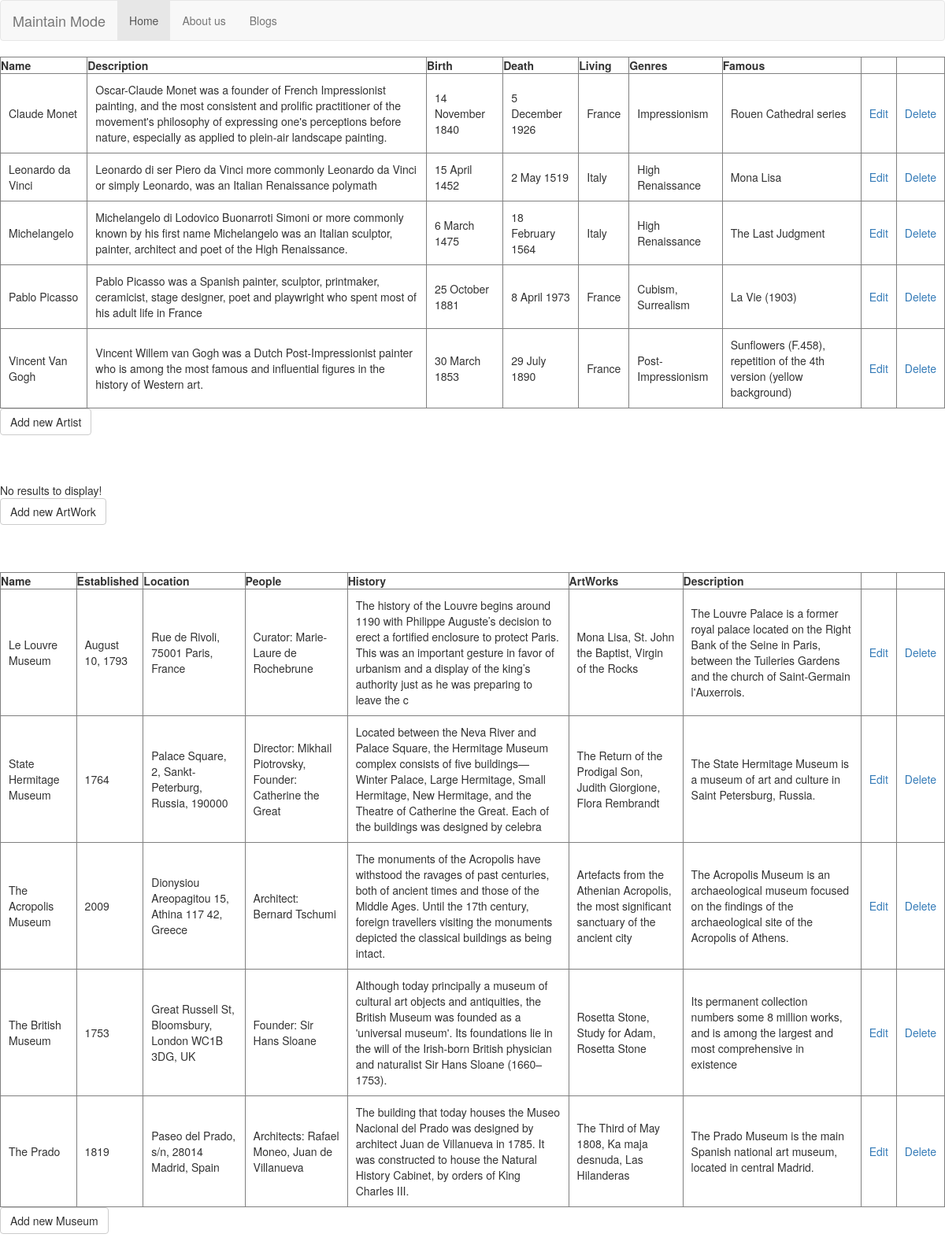
Page /a2_Iter2/php/maintain.php on the committed database.
### tables this page shows
CREATE TABLE Artists (
    Name varchar(255),
    Description varchar(255),
    Birth varchar(255),
    Death varchar(255),
    Living varchar(255),
    Genres varchar(255),
    Famous varchar(255),
    ImageID int,
    PRIMARY KEY (Name),
    FOREIGN KEY (ImageID) REFERENCES Images(ImageID) 
);

CREATE TABLE Museums (
    Name varchar(255),
    Established varchar(255),
    Location varchar(255),
    People varchar(255),
    History varchar(255),
    ArtWorks varchar(255),
    Description varchar(255),
    ImageID int,
    PRIMARY KEY (Name),
    FOREIGN KEY (ImageID) REFERENCES Images(ImageID) 
);

### a2_Iter2/php/view_artists.php (the view, shortened to what this page needs)
<?php
include('../DbConnect.php');
if ($result = $conn->query("SELECT * FROM Artists"))
{
if ($result->num_rows > 0)
{
echo "<table border='1' cellpadding='10'>";
echo "<tr><th>Name</th><th>Description</th><th>Birth</th><th>Death</th><th>Living</th><th>Genres</th><th>Famous</th><th></th><th></th></tr>";
while ($row = $result->fetch_object())
{
echo "<tr>";
echo "<td>" . $row->Name . "</td>";
echo "<td>" . $row->Description . "</td>";
echo "<td>" . $row->Birth . "</td>";
echo "<td>" . $row->Death . "</td>";
echo "<td>" . $row->Living . "</td>";
echo "<td>" . $row->Genres . "</td>";
echo "<td>" . $row->Famous . "</td>";
echo "<td><a href='modify_artist.php?Name=" . $row->Name . "'>Edit</a></td>";
echo "<td><a href='remove_artist.php?Name=" . $row->Name . "'>Delete</a></td>";
echo "</tr>";
}
echo "</table>";
}
else
{
echo "No results to display!";
}
}
else
{
echo "Error: " . $conn->error;
}
?>

### a2_Iter2/php/maintain.php
<!DOCTYPE html>
<html>
<head>
<?php
include('../pages/headers/header_main.php');
?>
<link rel="stylesheet" href="../css/style.css">
</head>
<body>
    <nav class="navbar navbar-default">
        <div class="container-fluid">
            <div class="navbar-header">
                <a class="navbar-brand" href="../index.php">Maintain Mode</a>
            </div>
            <ul class="nav navbar-nav">
                <li class="active"><a href="../index.php">Home</a></li>
                <li><a href="../pages/about.php">About us</a></li>
                <li><a href="../pages/blogs.php">Blogs</a></li>
            </ul>
        </div>
    </nav>
    <?php
    include('view_artists.php');
    echo "<form action='modify_artist.php'><input type='submit' class='btn btn-default' value='Add new Artist' /></form>";
    echo "<br><br><br>";
    include('view_artwork.php');
    echo "<form action='modify_artworks.php'><input type='submit' class='btn btn-default' value='Add new ArtWork' /></form>";
    echo "<br><br><br>";
    include('view_museums.php');
    echo "<form action='modify_museums.php'><input type='submit' class='btn btn-default' value='Add new Museum' /></form>";
    echo "<br><br><br>";
    ?>
</body>
</html>

### a2_Iter2/pages/headers/header_main.php (shortened to what this page needs)
<head>
    <link rel="stylesheet" href="https://code.jquery.com/ui/1.12.1/themes/base/jquery-ui.css">
    <link rel="stylesheet" href="https://jqueryui.com/resources/demos/style.css">
    <link rel="stylesheet" href="https://maxcdn.bootstrapcdn.com/bootstrap/3.3.7/css/bootstrap.min.css">
    <link rel="stylesheet" href="css/style.css">
    <link rel="stylesheet" href="css/profile.css">
</head>

### a2_Iter2/php/view_artwork.php (shortened to what this page needs)
<?php
include('../DbConnect.php');
if ($result = $conn->query("SELECT * FROM ArtWork"))
{
if ($result->num_rows > 0)
{
echo "<table border='1' cellpadding='10'>";
echo "<tr><th>Name</th><th>Description</th><th>Type</th><th>Dimensions</th><th>Location</th><th>Artist</th><th>Price</th><th>Genre</th><th>DateCreated</th><th></th><th></th></tr>";
while ($row = $result->fetch_object())
{
echo "<tr>";
echo "<td>" . $row->Name . "</td>";
echo "<td>" . $row->Description . "</td>";
echo "<td>" . $row->Type . "</td>";
echo "<td>" . $row->Dimensions . "</td>";
echo "<td>" . $row->Location . "</td>";
echo "<td>" . $row->Artist . "</td>";
echo "<td>" . $row->Price . "</td>";
echo "<td>" . $row->Genre . "</td>";
echo "<td>" . $row->DateCreated . "</td>";
echo "<td><a href='modify_artworks.php?Name=" . $row->Name . "'>Edit</a></td>";
echo "<td><a href='remove_artworks.php?Name=" . $row->Name . "'>Delete</a></td>";
echo "</tr>";
}
echo "</table>";
}
else
{
echo "No results to display!";
}
}
else
{
echo "Error: " . $conn->error;
}
?>

### a2_Iter2/php/view_museums.php (shortened to what this page needs)
<?php
include('../DbConnect.php');
if ($result = $conn->query("SELECT * FROM Museums"))
{
if ($result->num_rows > 0)
{
echo "<table border='1' cellpadding='10'>";
echo "<tr><th>Name</th><th>Established</th><th>Location</th><th>People</th><th>History</th><th>ArtWorks</th><th>Description</th><th></th><th></th></tr>";
while ($row = $result->fetch_object())
{
echo "<tr>";
echo "<td>" . $row->Name . "</td>";
echo "<td>" . $row->Established . "</td>";
echo "<td>" . $row->Location . "</td>";
echo "<td>" . $row->People . "</td>";
echo "<td>" . $row->History . "</td>";
echo "<td>" . $row->ArtWorks . "</td>";
echo "<td>" . $row->Description . "</td>";
echo "<td><a href='modify_museums.php?Name=" . $row->Name . "'>Edit</a></td>";
echo "<td><a href='remove_museums.php?Name=" . $row->Name . "'>Delete</a></td>";
echo "</tr>";
}
echo "</table>";
}
else
{
echo "No results to display!";
}
}
else
{
echo "Error: " . $conn->error;
}
?>

### a2_Iter2/css/style.css (style rules this page uses)
td { padding: 10px; }
table { border-collapse: collapse; padding: 10px; }

### rows in the picture
artists: Name "Claude Monet", Description "Oscar-Claude Monet was a founder of French Impressionist painting, and the most consistent and prolific practitioner of the movement's philosophy of expressing one's perceptions before nature, especially as applied to plein-air landscape painting.", Birth "14 November 1840", Death "5 December 1926", Living "France", Genres "Impressionism", Famous "Rouen Cathedral series"
artists: Name "Leonardo da Vinci", Description "Leonardo di ser Piero da Vinci more commonly Leonardo da Vinci or simply Leonardo, was an Italian Renaissance polymath", Birth "15 April 1452", Death "2 May 1519", Living "Italy", Genres "High Renaissance", Famous "Mona Lisa"
artists: Name "Michelangelo", Description "Michelangelo di Lodovico Buonarroti Simoni or more commonly known by his first name Michelangelo was an Italian sculptor, painter, architect and poet of the High Renaissance.", Birth "6 March 1475", Death "18 February 1564", Living "Italy", Genres "High Renaissance", Famous "The Last Judgment"
artists: Name "Pablo Picasso", Description "Pablo Picasso was a Spanish painter, sculptor, printmaker, ceramicist, stage designer, poet and playwright who spent most of his adult life in France", Birth "25 October 1881", Death "8 April 1973", Living "France", Genres "Cubism, Surrealism", Famous "La Vie (1903)"
artists: Name "Vincent Van Gogh", Description "Vincent Willem van Gogh was a Dutch Post-Impressionist painter who is among the most famous and influential figures in the history of Western art.", Birth "30 March 1853", Death "29 July 1890", Living "France", Genres "Post-Impressionism", Famous "Sunflowers (F.458), repetition of the 4th version (yellow background)"
museums: Name "Le Louvre Museum", Established "August 10, 1793", Location "Rue de Rivoli, 75001 Paris, France", People "Curator: Marie-Laure de Rochebrune", History "The history of the Louvre begins around 1190 with Philippe Auguste’s decision to erect a fortified enclosure to protect Paris. This was an important gesture in favor of urbanism and a display of the king’s authority just as he was preparing to leave the c", ArtWorks "Mona Lisa, St. John the Baptist, Virgin of the Rocks", Description "The Louvre Palace is a former royal palace located on the Right Bank of the Seine in Paris, between the Tuileries Gardens and the church of Saint-Germain l'Auxerrois."
museums: Name "State Hermitage Museum", Established "1764", Location "Palace Square, 2, Sankt-Peterburg, Russia, 190000", People "Director: Mikhail Piotrovsky, Founder: Catherine the Great", History "Located between the Neva River and Palace Square, the Hermitage Museum complex consists of five buildings—Winter Palace, Large Hermitage, Small Hermitage, New Hermitage, and the Theatre of Catherine the Great. Each of the buildings was designed by celebra", ArtWorks "The Return of the Prodigal Son, Judith Giorgione, Flora Rembrandt", Description "The State Hermitage Museum is a museum of art and culture in Saint Petersburg, Russia."
museums: Name "The Acropolis Museum", Established "2009", Location "Dionysiou Areopagitou 15, Athina 117 42, Greece", People "Architect: Bernard Tschumi", History "The monuments of the Acropolis have withstood the ravages of past centuries, both of ancient times and those of the Middle Ages. Until the 17th century, foreign travellers visiting the monuments depicted the classical buildings as being intact.", ArtWorks "Artefacts from the Athenian Acropolis, the most significant sanctuary of the ancient city", Description "The Acropolis Museum is an archaeological museum focused on the findings of the archaeological site of the Acropolis of Athens."
museums: Name "The British Museum", Established "1753", Location "Great Russell St, Bloomsbury, London WC1B 3DG, UK", People "Founder: Sir Hans Sloane", History "Although today principally a museum of cultural art objects and antiquities, the British Museum was founded as a 'universal museum'. Its foundations lie in the will of the Irish-born British physician and naturalist Sir Hans Sloane (1660–1753).", ArtWorks "Rosetta Stone, Study for Adam, Rosetta Stone", Description "Its permanent collection numbers some 8 million works, and is among the largest and most comprehensive in existence"
museums: Name "The Prado", Established "1819", Location "Paseo del Prado, s/n, 28014 Madrid, Spain", People "Architects: Rafael Moneo, Juan de Villanueva", History "The building that today houses the Museo Nacional del Prado was designed by architect Juan de Villanueva in 1785. It was constructed to house the Natural History Cabinet, by orders of King Charles III.", ArtWorks "The Third of May 1808, Ka maja desnuda, Las Hilanderas", Description "The Prado Museum is the main Spanish national art museum, located in central Madrid."
